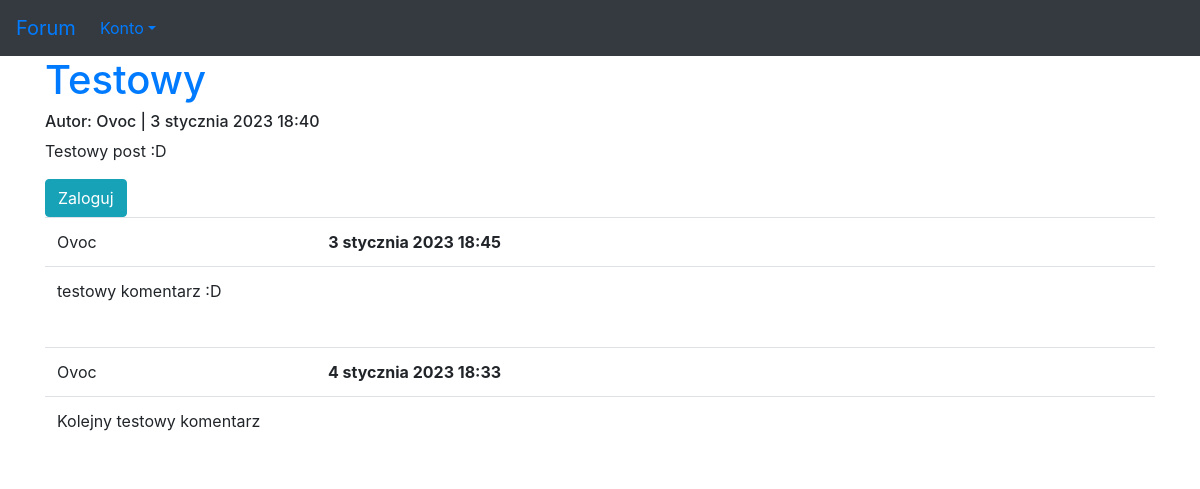
The page /1 on the database its author committed.
### forum/models.py (models this page shows, shortened)
class Post(models.Model):
    author = models.ForeignKey(User, on_delete=models.CASCADE)
    title = models.CharField(max_length=100)
    description = models.TextField()
    published_date = models.DateTimeField(default=timezone.now)
    updated = models.DateTimeField(blank=True, null=True)
    views = models.IntegerField(default=0)

class Answer(models.Model):
    post = models.ForeignKey(Post, on_delete=models.CASCADE, related_name='answers')
    author = models.ForeignKey(User, on_delete=models.CASCADE)
    text = models.TextField()
    published_date = models.DateTimeField(default=timezone.now)

### forum/views.py (the view)
# urls.py: path('<int:pk>', views.post_detail, name='post'),
def post_detail(request, pk):
    post = get_object_or_404(Post, pk=pk)
    return render(request, 'forum/post.html', {'post': post})

### forum/templates/forum/post.html (shortened to what this page needs)
{% extends 'szablon.html' %}
{% block naglowek %}
        <a href="{% url 'forum:post' pk=post.pk %}">{{ post.title }}</a>
        <h6>Autor: {{ post.author }} | {{ post.published_date }}</h6>
        <p>{{ post.description|linebreaksbr }}</p>
{% endblock naglowek %}
{% block tresc %}
        {% if user.is_authenticated %}
            <a class="btn btn-default" href="{% url 'forum:add_answer' pk=post.pk %}">Dodaj komentarz</a>
        {% else %}
            <a href="{% url 'users:loguj' %}" class="btn btn-info" role="button">Zaloguj</a>
        {% endif %}
        {% for answer in post.answers.all %}
            <table class="table">
            <tr class="info">
            <td>{{ answer.author }}</td>
            <td><strong>{{ answer.published_date }}</strong></td>
            </tr>
            <tr class="info">
            <td colspan="2">{{ answer.text|linebreaks }}</td>
            </tr></table>
            {% empty %}
            <p>Brak komentarzy :(</p>
        {% endfor %}
{% endblock tresc %}

### rows shown on the page
Post: title "Testowy", author "Ovoc", published_date "3 stycznia 2023 18:40", description "Testowy post :D"
Answer: author "Ovoc", published_date "3 stycznia 2023 18:45", text "testowy komentarz :D"
Answer: author "Ovoc", published_date "4 stycznia 2023 18:33", text "Kolejny testowy komentarz"
